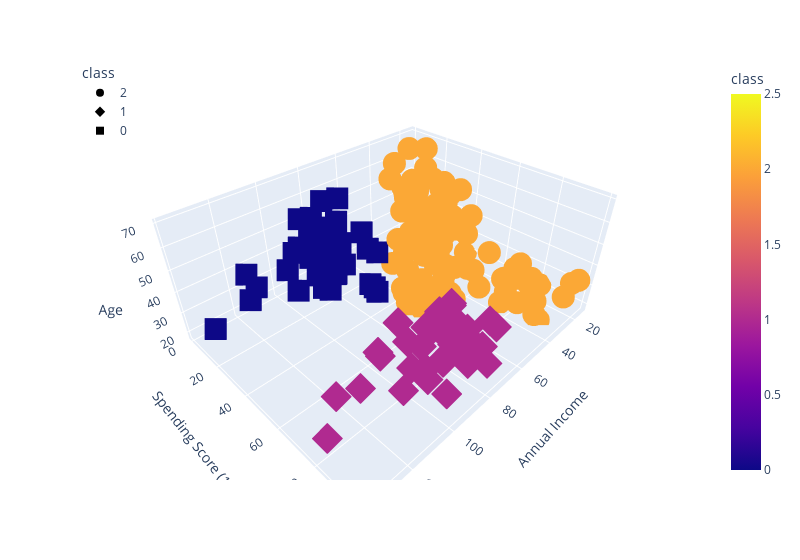

Write notebook code for a chart like this one.
### Code cell
fig = px.scatter_3d(
    df_shopping,
    x="Annual Income",
    y="Spending Score (1-100)",
    z="Age",
    color="class",
    symbol="class",
    width=800,
)
fig.update_layout(legend=dict(x=0, y=1))
fig.show()

### Figure 1 — Plotly figure (JSON) as saved in the notebook; plotly's stock layout.template omitted (floating-point values rounded to 4 significant figures)
{"data": [{"hovertemplate": "class=%{marker.color}<br>Annual Income=%{x}<br>Spending Score (1-100)=%{y}<br>Age=%{z}<extra></extra>", "legendgroup": "2", "marker": {"color": [2, 2, 2, 2, 2, 2, 2, 2, 2, 2, 2, 2, 2, 2, 2, 2, 2, 2, 2, 2, 2, 2, 2, 2, 2, 2, 2, 2, 2, 2, 2, 2, 2, 2, 2, 2, 2, 2, 2, 2, 2, 2, 2, 2, 2, 2, 2, 2, 2, 2, 2, 2, 2, 2, 2, 2, 2, 2, 2, 2, 2, 2, 2, 2, 2, 2, 2, 2, 2, 2, 2, 2, 2, 2, 2, 2, 2, 2, 2, 2, 2, 2, 2, 2, 2, 2, 2, 2, 2, 2, 2, 2, 2, 2, 2, 2, 2, 2, 2, 2, 2, 2, 2, 2, 2, 2, 2, 2, 2, 2, 2, 2, 2, 2, 2, 2, 2, 2, 2, 2, 2, 2, 2], "coloraxis": "coloraxis", "symbol": "circle"}, "mode": "markers", "name": "2", "scene": "scene", "showlegend": true, "type": "scatter3d", "x": [15, 15, 16, 16, 17, 17, 18, 18, 19, 19, 19, 19, 20, 20, 20, 20, 21, 21, 23, 23, 24, 24, 25, 25, 28, 28, 28, 28, 29, 29, 30, 30, 33, 33, 33, 33, 34, 34, 37, 37, 38, 38, 39, 39, 39, 39, 40, 40, 40, 40, 42, 42, 43, 43, 43, 43, 44, 44, 46, 46, 46, 46, 47, 47, 48, 48, 48, 48, 48, 48, 49, 49, 50, 50, 54, 54, 54, 54, 54, 54, 54, 54, 54, 54, 54, 54, 57, 57, 58, 58, 59, 59, 60, 60, 60, 60, 60, 60, 61, 61, 62, 62, 62, 62, 62, 62, 63, 63, 63, 63, 63, 63, 64, 64, 65, 65, 65, 65, 67, 67, 67, 67, 69], "y": [39, 81, 6, 77, 40, 76, 6, 94, 3, 72, 14, 99, 15, 77, 13, 79, 35, 66, 29, 98, 35, 73, 5, 73, 14, 82, 32, 61, 31, 87, 4, 73, 4, 92, 14, 81, 17, 73, 26, 75, 35, 92, 36, 61, 28, 65, 55, 47, 42, 42, 52, 60, 54, 60, 45, 41, 50, 46, 51, 46, 56, 55, 52, 59, 51, 59, 50, 48, 59, 47, 55, 42, 49, 56, 47, 54, 53, 48, 52, 42, 51, 55, 41, 44, 57, 46, 58, 55, 60, 46, 55, 41, 49, 40, 42, 52, 47, 50, 42, 49, 41, 48, 59, 55, 56, 42, 50, 46, 43, 48, 52, 54, 42, 46, 48, 50, 43, 59, 43, 57, 56, 40, 58], "z": [19, 21, 20, 23, 31, 22, 35, 23, 64, 30, 67, 35, 58, 24, 37, 22, 35, 20, 52, 35, 35, 25, 46, 31, 54, 29, 45, 35, 40, 23, 60, 21, 53, 18, 49, 21, 42, 30, 36, 20, 65, 24, 48, 31, 49, 24, 50, 27, 29, 31, 49, 33, 31, 59, 50, 47, 51, 69, 27, 53, 70, 19, 67, 54, 63, 18, 43, 68, 19, 32, 70, 47, 60, 60, 59, 26, 45, 40, 23, 49, 57, 38, 67, 46, 21, 48, 55, 22, 34, 50, 68, 18, 48, 40, 32, 24, 47, 27, 48, 20, 23, 49, 67, 26, 49, 21, 66, 54, 68, 66, 65, 19, 38, 19, 18, 19, 63, 49, 51, 50, 27, 38, 40]}, {"hovertemplate": "class=%{marker.color}<br>Annual Income=%{x}<br>Spending Score (1-100)=%{y}<br>Age=%{z}<extra></extra>", "legendgroup": "1", "marker": {"color": [1, 1, 1, 1, 1, 1, 1, 1, 1, 1, 1, 1, 1, 1, 1, 1, 1, 1, 1, 1, 1, 1, 1, 1, 1, 1, 1, 1, 1, 1, 1, 1, 1, 1, 1, 1, 1, 1, 1], "coloraxis": "coloraxis", "symbol": "diamond"}, "mode": "markers", "name": "1", "scene": "scene", "showlegend": true, "type": "scatter3d", "x": [69, 70, 71, 71, 71, 72, 73, 73, 74, 75, 76, 77, 77, 78, 78, 78, 78, 78, 78, 79, 81, 85, 86, 87, 87, 87, 88, 88, 93, 97, 98, 99, 101, 103, 103, 113, 120, 126, 137], "y": [91, 77, 95, 75, 75, 71, 88, 73, 72, 93, 87, 97, 74, 90, 88, 76, 89, 78, 73, 83, 93, 75, 95, 63, 75, 92, 86, 69, 90, 86, 88, 97, 68, 85, 69, 91, 79, 74, 83], "z": [39, 31, 40, 38, 39, 31, 29, 32, 35, 32, 32, 28, 32, 34, 39, 38, 27, 30, 30, 29, 31, 36, 33, 32, 28, 36, 30, 27, 35, 32, 29, 30, 28, 36, 32, 38, 35, 32, 30]}, {"hovertemplate": "class=%{marker.color}<br>Annual Income=%{x}<br>Spending Score (1-100)=%{y}<br>Age=%{z}<extra></extra>", "legendgroup": "0", "marker": {"color": [0, 0, 0, 0, 0, 0, 0, 0, 0, 0, 0, 0, 0, 0, 0, 0, 0, 0, 0, 0, 0, 0, 0, 0, 0, 0, 0, 0, 0, 0, 0, 0, 0, 0, 0, 0, 0, 0], "coloraxis": "coloraxis", "symbol": "square"}, "mode": "markers", "name": "0", "scene": "scene", "showlegend": true, "type": "scatter3d", "x": [70, 71, 71, 71, 72, 73, 73, 74, 75, 76, 77, 77, 78, 78, 78, 78, 78, 78, 79, 81, 85, 86, 87, 87, 87, 88, 88, 93, 97, 98, 99, 101, 103, 103, 113, 120, 126, 137], "y": [29, 35, 11, 9, 34, 5, 7, 10, 5, 40, 12, 36, 22, 17, 20, 16, 1, 1, 35, 5, 26, 20, 27, 13, 10, 13, 15, 14, 32, 15, 39, 24, 17, 23, 8, 16, 28, 18], "z": [23, 43, 59, 47, 25, 20, 44, 19, 57, 28, 25, 48, 34, 43, 44, 47, 37, 34, 56, 19, 50, 42, 36, 40, 36, 52, 58, 59, 37, 46, 41, 54, 41, 34, 33, 47, 45, 32]}], "layout": {"coloraxis": {"colorbar": {"title": {"text": "class"}}, "colorscale": [[0, "#0d0887"], [0.1111, "#46039f"], [0.2222, "#7201a8"], [0.3333, "#9c179e"], [0.4444, "#bd3786"], [0.5556, "#d8576b"], [0.6667, "#ed7953"], [0.7778, "#fb9f3a"], [0.8889, "#fdca26"], [1, "#f0f921"]]}, "legend": {"title": {"text": "class"}, "tracegroupgap": 0, "x": 0, "y": 1}, "margin": {"t": 60}, "scene": {"domain": {"x": [0, 1], "y": [0, 1]}, "xaxis": {"title": {"text": "Annual Income"}}, "yaxis": {"title": {"text": "Spending Score (1-100)"}}, "zaxis": {"title": {"text": "Age"}}}, "width": 800}}
